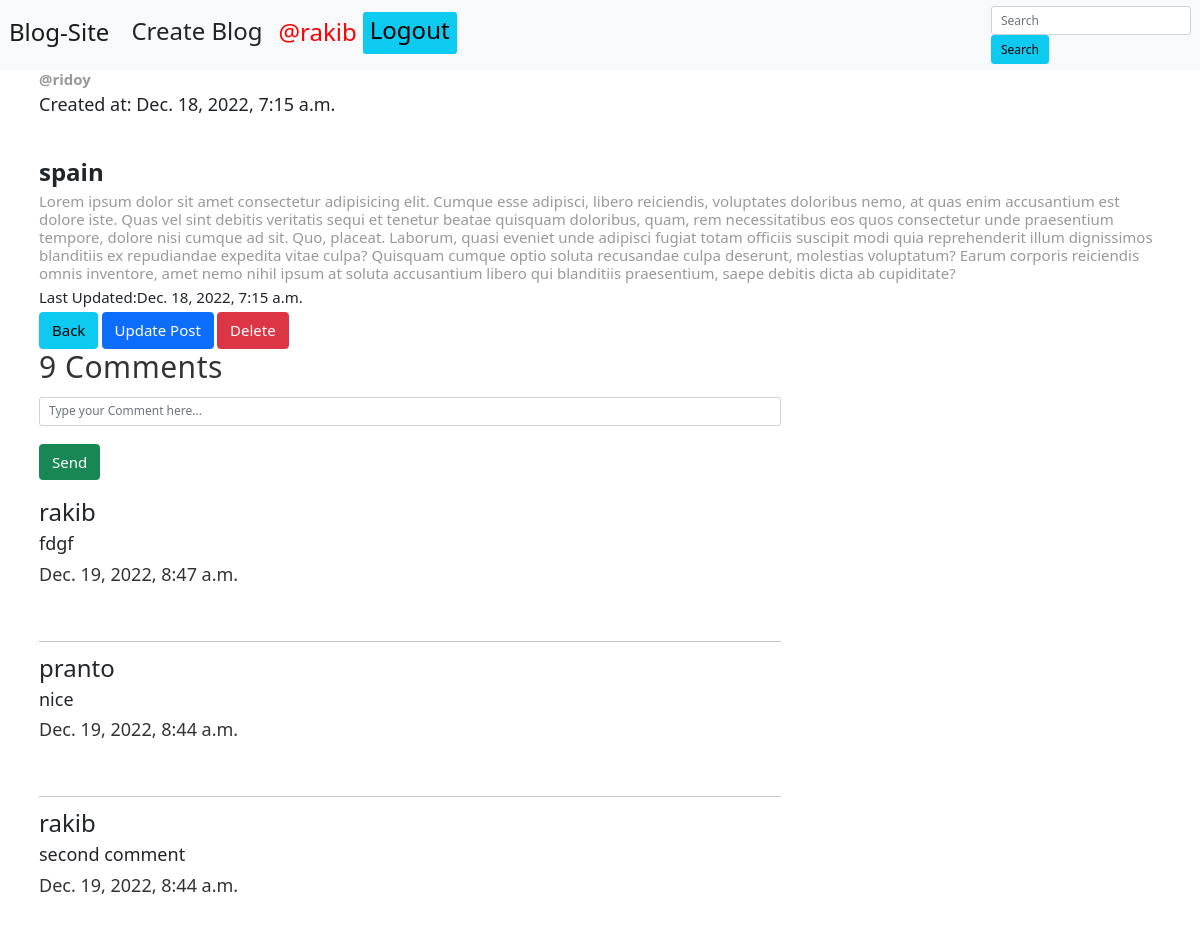
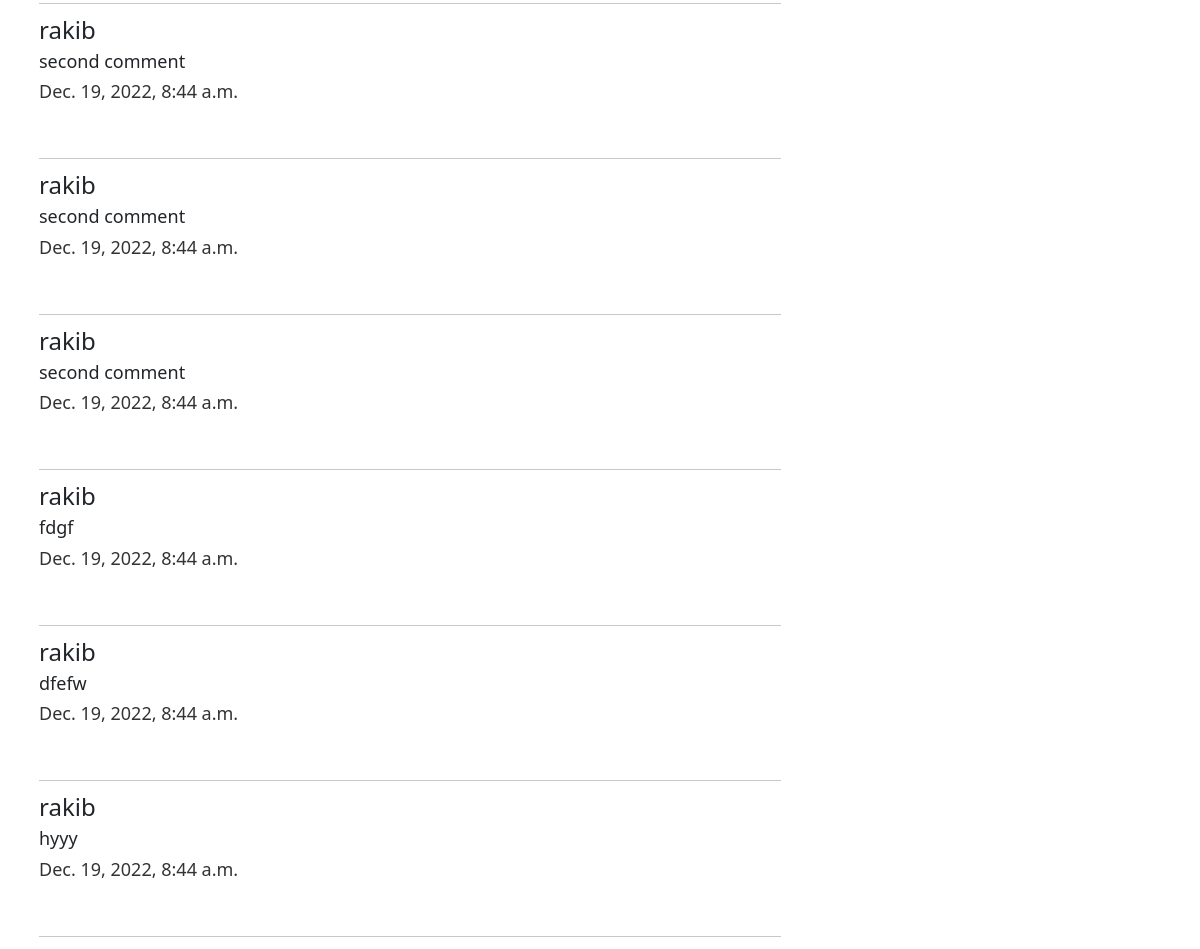
The page /post/12 (signed in) on the database its author committed (2 pictures, top to bottom).
### myapp/models.py (models this page shows, shortened)
class Post(models.Model):
  title = models.CharField(max_length=50)
  body = models.TextField()
  author = models.ForeignKey(User, on_delete=models.CASCADE)
  created = models.DateTimeField(auto_now_add=True)
  updated = models.DateTimeField(auto_now=True)
  class Meta:
    ordering=['-created']

class Comment(models.Model):
  author = models.ForeignKey(User, on_delete=models.CASCADE)
  post = models.ForeignKey('Post', on_delete=models.CASCADE)
  comment = models.TextField(max_length=200)
  updated = models.DateTimeField(auto_now=True)
  class Meta:
    ordering=['-updated']

### myapp/views.py (the view, shortened to what this page needs)
# urls.py: path('post/<str:pk>',getPost, name='post_details'),
def getPost(request,pk):
  post = Post.objects.get(id=pk)
  context = {'title':'View-Post','post':post}
  return render(request, 'myapp/getpost.html',context)

### templates/myapp/getpost.html (shortened to what this page needs)
{% extends 'base.html' %}
{% load static %}
{% block content %}
  <div class="container">
    <h3><b>@{{post.author}}</b></h3>
    <h4>Created at: {{post.created}} </h4>
    <br>
    <br>
    <h2><b>{{post.title}}</b></h2>
    <h3>{{post.body}}</h3>
    <h5>Last Updated:{{post.updated}}</h5>
    <a class="btn btn-info btn-lg" href="{% url 'home' %}">Back</a>
    {% if user.is_authenticated %}
    <a class="btn btn-primary btn-lg" href="{% url 'updatePost' post.id %}">Update Post</a>
    <a class="btn btn-danger btn-lg" href="{% url 'post_delete' post.id %}">Delete</a>
    {% endif %}
  </div>
<div class="container">
 <div class="row">
  <div class="col-md-8">
    <div class="comments-container">
      <h1>{{post.comment_set.all.count}} Comments</h1>
      {% if request.user.is_authenticated %}
      <form  method="POST">
        <input class="form-control" type="text" name="comment" placeholder="Type your Comment here...">
        <br>
        <input class=" btn btn-success btn-lg" type="submit" name="submit" value="Send"><br><br>
      </form>
      {% endif %}
      <div class="comments-wrapper">
          {% for comment in post.comment_set.all %}
          <div class="comment">
              <div class="comment-header">
                  <h2>{{comment.author}}</h2>
                  <h4>{{comment.comment}}</h4>
                  <p>{{comment.updated}}</p>
              </div>
          <hr/>
          {% endfor %}
          </div>
      </div>
  </div>
  </div>
 </div>
{% endblock %}

### templates/base.html (shortened to what this page needs)
<!DOCTYPE html>
{% load static %}
<html lang="en">
<head>
  <link href="https://cdn.jsdelivr.net/npm/bootstrap@5.0.2/dist/css/bootstrap.min.css" rel="stylesheet">
  <link rel="stylesheet" href="{% static 'css/base.css' %}">
</head>
<body>
 <nav class="navbar navbar-expand-lg navbar-light bg-light">
    <div class="container-fluid">
      <a class="navbar-brand" href="{% url 'home' %}"><h2>Blog-Site</h2></a>
      <div class="collapse navbar-collapse" id="navbarSupportedContent">
        <ul class="navbar-nav me-auto mb-2 mb-lg-0">
          <li class="nav-item">
            <a class="btn btn-outline-info;" aria-current="page"  href="{% url 'create_post' %}"><h2>Create Blog</h2></a>
          </li>
          {%  if request.user.is_authenticated %}
           <li class="nav-item">
            <a class="nav-link " href="{% url 'my_account' %}" tabindex="-1" aria-disabled="true"><h2 style="color: red">@{{request.user.username}}</h2></a>
            </li>
            <li class="nav-item">
              <a class="btn btn-info progress-bar-animated btn-sm" href="{% url 'logout' %}" ><h2>Logout</h2></a>
              </li>
          {% else %}
          <a class="btn btn-info progress-bar-animated btn-sm" href="{% url 'login' %}" ><h2>Login</h2></a> &nbsp;
          <a href="{% url 'signup' %}" class="btn btn-success progress-bar-animated btn-lg">Signup</a>
          {% endif %}
        </ul>
        <form action="" method="GET" class="search">
          <input type="text" name="search" placeholder="Search" aria-label="Search" class="form-control me-2">
          <input type="submit" value="Search"  class="btn btn-info">
      </form>
      </div>
    </div>
  </nav>
 {% block content %}
 {% endblock %}
</body>
</html>

### static/css/base.css (style rules this page uses)
* { padding: 0; margin: 0; }
html { font-family: "Roboto", sans-serif; font-size: 12px; }
h3 { margin: 0 0 0.5rem 0; color: #999; font-size: 1.25rem; }
h1 { margin: 0 0 1rem 0; font-size: 2.5rem; letter-spacing: 0.5px; color: #333; }
p { margin: 0 0 4.5rem 0; font-size: 1.5rem; line-height: 1.45; color: #333; }

### rows shown on the page
Post: author "ridoy", created "Dec. 18, 2022, 7:15 a.m.", title "spain", body "Lorem ipsum dolor sit amet consectetur adipisicing elit. Cumque esse adipisci, libero reiciendis, voluptates doloribus nemo, at quas enim accusantium est dolore iste. Quas vel sint debitis veritatis sequi et tenetur beatae quisquam doloribus, quam, rem necessitatibus eos quos consectetur unde praesentium tempore, dolore nisi cumque ad sit. Quo, placeat. Laborum, quasi eveniet unde adipisci fugiat totam officiis suscipit modi quia reprehenderit illum dignissimos blanditiis ex repudiandae expedita vitae culpa? Quisquam cumque optio soluta recusandae culpa deserunt, molestias voluptatum? Earum corporis reiciendis omnis inventore, amet nemo nihil ipsum at soluta accusantium libero qui…", updated "Dec. 18, 2022, 7:15 a.m.", comment_set.all.count "9"
Comment: author "rakib", comment "fdgf", updated "Dec. 19, 2022, 8:47 a.m."
Comment: author "pranto", comment "nice", updated "Dec. 19, 2022, 8:44 a.m."
Comment: author "rakib", comment "second comment", updated "Dec. 19, 2022, 8:44 a.m."
Comment: author "rakib", comment "second comment", updated "Dec. 19, 2022, 8:44 a.m."
Comment: author "rakib", comment "second comment", updated "Dec. 19, 2022, 8:44 a.m."
Comment: author "rakib", comment "second comment", updated "Dec. 19, 2022, 8:44 a.m."
Comment: author "rakib", comment "fdgf", updated "Dec. 19, 2022, 8:44 a.m."
Comment: author "rakib", comment "dfefw", updated "Dec. 19, 2022, 8:44 a.m."
Comment: author "rakib", comment "hyyy", updated "Dec. 19, 2022, 8:44 a.m."

### other values the page prints
{{ request.user.username }} "rakib"
